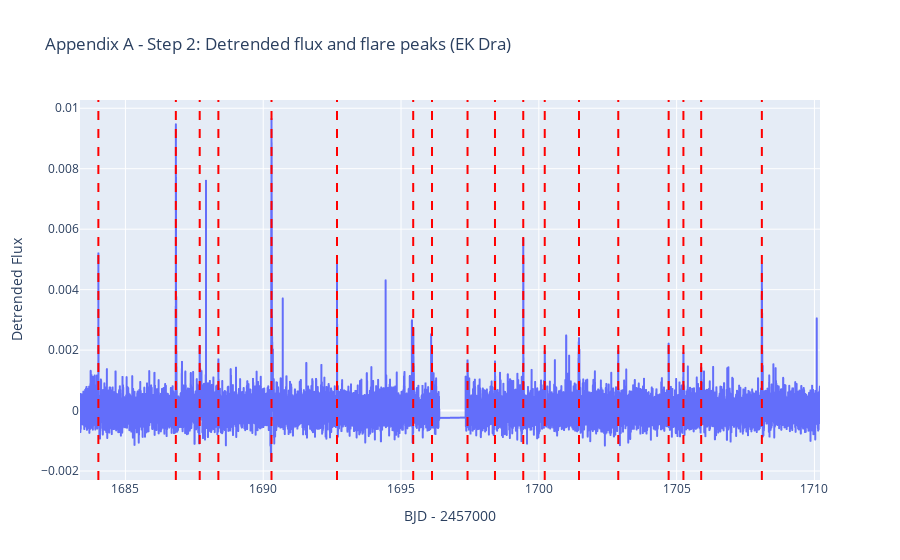

Notebook code cell kept with this figure:
### Code cell
# Appendix A: Step 2 - デトレンド後の光度とフレアピーク
if "debug_detector" not in globals():
    print("先に Appendix A の Step 0 セルを実行して debug_detector を作成してください。")
else:
    # デトレンド・誤差再推定・フレア検出一式を手動で実行
    debug_detector.detrend_flux()
    debug_detector.reestimate_errors()
    debug_detector.flaredetect()
    debug_detector.flaredetect_check()
    debug_detector.calculate_precise_obs_time()
    debug_detector.flare_energy(
        energy_threshold_low=5e33,
        energy_threshold_high=2e40,
    )
    debug_detector.flux_diff()
    debug_detector.rotation_period()

    # デトレンド後の光度にフレアピークを重ねて表示
    fig_det = px.line(
        x=debug_detector.tessBJD,
        y=debug_detector.s2mPDCSAPflux,
        labels={"x": "BJD - 2457000", "y": "Detrended Flux"},
        title="Appendix A - Step 2: Detrended flux and flare peaks (EK Dra)",
    )
    if debug_detector.peaktime is not None:
        for peak in debug_detector.peaktime:
            fig_det.add_vline(x=peak, line_color="red", line_dash="dash")
    fig_det.show()

    # 検出結果の要約
    flare_ratio_val = (
        debug_detector.flare_number / debug_detector.precise_obs_time
        if debug_detector.precise_obs_time > 0
        else None
    )
    print("検出フレア数:", debug_detector.flare_number)
    print("総フレアエネルギー [erg]:", debug_detector.sum_flare_energy)
    print("精密観測時間 [day]:", debug_detector.precise_obs_time)
    print("フレア発生率 [1/day]:", flare_ratio_val)
    print("回転周期 [day]:", debug_detector.per)

### Figure 1 — Plotly figure (JSON) as saved in the notebook; plotly's stock layout.template omitted (floating-point values rounded to 4 significant figures; data arrays with more than 128 entries replaced by an {"elided": "..."} marker saying what was removed)
{"data": [{"hovertemplate": "BJD - 2457000=%{x}<br>Detrended Flux=%{y}<extra></extra>", "legendgroup": "", "line": {"color": "#636efa", "dash": "solid"}, "marker": {"symbol": "circle"}, "mode": "lines", "name": "", "showlegend": false, "type": "scattergl", "x": {"elided": "18522 float values"}, "xaxis": "x", "y": {"elided": "18522 float values"}, "yaxis": "y"}], "layout": {"legend": {"tracegroupgap": 0}, "shapes": [{"line": {"color": "red", "dash": "dash"}, "type": "line", "x0": 1684.0, "x1": 1684.0, "xref": "x", "y0": 0, "y1": 1, "yref": "y domain"}, {"line": {"color": "red", "dash": "dash"}, "type": "line", "x0": 1687.0, "x1": 1687.0, "xref": "x", "y0": 0, "y1": 1, "yref": "y domain"}, {"line": {"color": "red", "dash": "dash"}, "type": "line", "x0": 1688.0, "x1": 1688.0, "xref": "x", "y0": 0, "y1": 1, "yref": "y domain"}, {"line": {"color": "red", "dash": "dash"}, "type": "line", "x0": 1688.0, "x1": 1688.0, "xref": "x", "y0": 0, "y1": 1, "yref": "y domain"}, {"line": {"color": "red", "dash": "dash"}, "type": "line", "x0": 1690.0, "x1": 1690.0, "xref": "x", "y0": 0, "y1": 1, "yref": "y domain"}, {"line": {"color": "red", "dash": "dash"}, "type": "line", "x0": 1693.0, "x1": 1693.0, "xref": "x", "y0": 0, "y1": 1, "yref": "y domain"}, {"line": {"color": "red", "dash": "dash"}, "type": "line", "x0": 1695.0, "x1": 1695.0, "xref": "x", "y0": 0, "y1": 1, "yref": "y domain"}, {"line": {"color": "red", "dash": "dash"}, "type": "line", "x0": 1696.0, "x1": 1696.0, "xref": "x", "y0": 0, "y1": 1, "yref": "y domain"}, {"line": {"color": "red", "dash": "dash"}, "type": "line", "x0": 1697.0, "x1": 1697.0, "xref": "x", "y0": 0, "y1": 1, "yref": "y domain"}, {"line": {"color": "red", "dash": "dash"}, "type": "line", "x0": 1698.0, "x1": 1698.0, "xref": "x", "y0": 0, "y1": 1, "yref": "y domain"}, {"line": {"color": "red", "dash": "dash"}, "type": "line", "x0": 1699.0, "x1": 1699.0, "xref": "x", "y0": 0, "y1": 1, "yref": "y domain"}, {"line": {"color": "red", "dash": "dash"}, "type": "line", "x0": 1700.0, "x1": 1700.0, "xref": "x", "y0": 0, "y1": 1, "yref": "y domain"}, {"line": {"color": "red", "dash": "dash"}, "type": "line", "x0": 1701.0, "x1": 1701.0, "xref": "x", "y0": 0, "y1": 1, "yref": "y domain"}, {"line": {"color": "red", "dash": "dash"}, "type": "line", "x0": 1703.0, "x1": 1703.0, "xref": "x", "y0": 0, "y1": 1, "yref": "y domain"}, {"line": {"color": "red", "dash": "dash"}, "type": "line", "x0": 1705.0, "x1": 1705.0, "xref": "x", "y0": 0, "y1": 1, "yref": "y domain"}, {"line": {"color": "red", "dash": "dash"}, "type": "line", "x0": 1705.0, "x1": 1705.0, "xref": "x", "y0": 0, "y1": 1, "yref": "y domain"}, {"line": {"color": "red", "dash": "dash"}, "type": "line", "x0": 1706.0, "x1": 1706.0, "xref": "x", "y0": 0, "y1": 1, "yref": "y domain"}, {"line": {"color": "red", "dash": "dash"}, "type": "line", "x0": 1708.0, "x1": 1708.0, "xref": "x", "y0": 0, "y1": 1, "yref": "y domain"}], "title": {"text": "Appendix A - Step 2: Detrended flux and flare peaks (EK Dra)"}, "xaxis": {"anchor": "y", "domain": [0, 1], "title": {"text": "BJD - 2457000"}}, "yaxis": {"anchor": "x", "domain": [0, 1], "title": {"text": "Detrended Flux"}}}}
